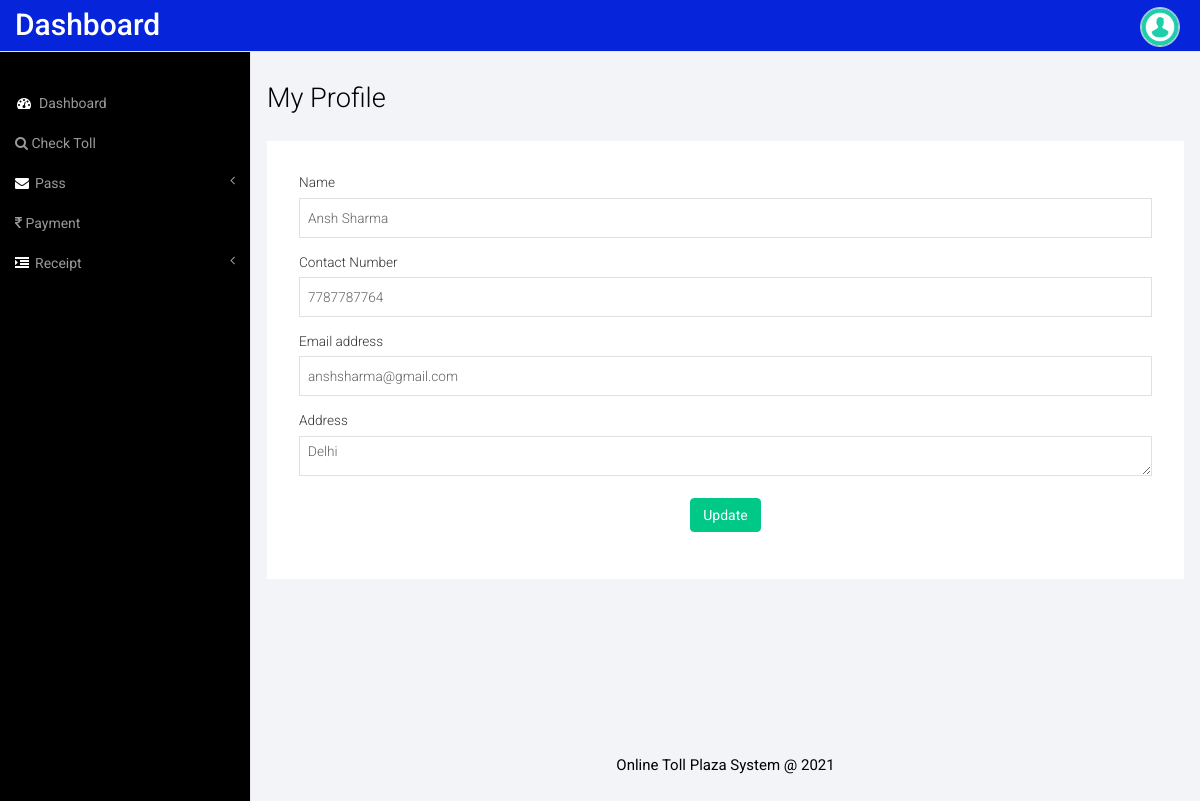
Screenshot of /user/staff-profile.php (signed in) with the database file from the repository.
### tables this page shows
CREATE TABLE `user` (
  `ID` int(10) NOT NULL,
  `username` varchar(120) DEFAULT NULL,
  `password` varchar(120) DEFAULT NULL,
  `mobno` bigint(10) DEFAULT NULL,
  `email` varchar(120) DEFAULT NULL,
  `gender` varchar(20) DEFAULT NULL,
  `address` varchar(200) DEFAULT NULL
);

### user/staff-profile.php (the view, shortened to what this page needs)
<?php
include('includes/dbconnection.php');
if (strlen($_SESSION['ttmssid']==0)) {
  header('location:logout.php');
  } else{
  ?>
<!DOCTYPE HTML>
<html>
<head>
<link href="css/bootstrap.min.css" rel='stylesheet' type='text/css' />
<link href="css/style.css" rel='stylesheet' type='text/css' />
<link href="css/font-awesome.css" rel="stylesheet">
</head>
<body>
<div id="wrapper">
        <?php include_once('includes/sidebar.php');?>
        <?php include_once('includes/header.php');?>
        <div id="page-wrapper">
        <div class="col-md-12 graphs">
	   <div class="xs">
  	    <h3>My Profile</h3>
  	    <div class="well1 white">
        <form class="form-floating ng-pristine ng-invalid ng-invalid-required ng-valid-email ng-valid-url ng-valid-pattern" method="post">
          <fieldset>
            <?php
$staffid=$_SESSION['ttmssid'];
$ret=mysqli_query($con,"select * from user where ID='$staffid'");
while ($row=mysqli_fetch_array($ret)) {
?>
            <div class="form-group">
              <label class="control-label">Name</label>
              <input type="text" class="form-control1 ng-invalid ng-valid-email ng-invalid-required ng-touched" id="sname" name="sname" value="<?php  echo $row['username'];?>" required='true'>
            </div>
            <div class="form-group">
              <label class="control-label">Contact Number</label>
              <input type="text" class="form-control1 ng-invalid ng-invalid-required ng-touched" id="smobno" name="smobno"value="<?php  echo $row['mobno'];?>" required='true' maxlength='10' pattern='[0-9]+'>
            </div>
            <div class="form-group">
              <label class="control-label">Email address</label>
              <input type="email" id="email" name="email" class="form-control1 ng-invalid ng-valid-url ng-invalid-required ng-touched" value="<?php  echo $row['email'];?>" readonly='true'>
            </div>
            <div class="form-group">
              <label class="control-label">Address</label>
              <textarea type="text" id="sadd" name="sadd" class="form-control1 ng-invalid ng-valid-url ng-invalid-required ng-touched" rows="12" cols="4"><?php  echo $row['address'];?></textarea>
            </div>
            <?php } ?>
            <div class="form-group">
             <p style="text-align: center;"> <button type="submit" name="submit" class="btn btn-primary">Update</button></p>
            </div>
          </fieldset>
        </form>
      </div>
    </div>
    <?php include_once('includes/footer.php');?>
   </div>
      </div>
   </div>
<link href="css/custom.css" rel="stylesheet">
</body>
</html>
<?php } ?>

### user/css/style.css (style rules this page uses)
h4, h5, h6, h1, h2, h3 { margin-top: 0; }
p { margin: 0; }
html, body { font-family: 'Roboto', sans-serif; font-size: 100%; background:#000; overflow-x: hidden; }
.graphs { padding: 2em 1em; background: #f2f4f8; font-family: 'Roboto', sans-serif; }
.form-control1, .form-control_2.input-sm { border: 1px solid #e0e0e0; padding: 5px 8px; color: #616161; background: #fff; box-shadow: none !important; width: 100%; font-size: 0.85em; font-weight: 300; height: 40px; border-radius: 0; -webkit-appearance: none; }
.xs h3, .widget_head { color:#000; font-size:1.7em; font-weight:300; margin-bottom: 1em; }
.btn-primary { background-color: rgb(0, 200, 135) !important; border-color: rgb(0, 200, 135) !important; color: #fff; }
.radio label, .checkbox label, label { font-size: 0.85em; font-weight:300; vertical-align: middle; }
.well1 { background:#fff; padding:2em; }

### user/css/custom.css (style rules this page uses)
#wrapper { width: 100%; }
#page-wrapper { min-height: 568px; background-color: #fff; }
@media (min-width:768px) { #page-wrapper { position: inherit; margin: 0 0 0 250px; border-left: 1px solid #e7e7e7; } }

### rows the page displays
user: sname "Ansh Sharma", email "anshsharma@gmail.com", sadd "Delhi"
